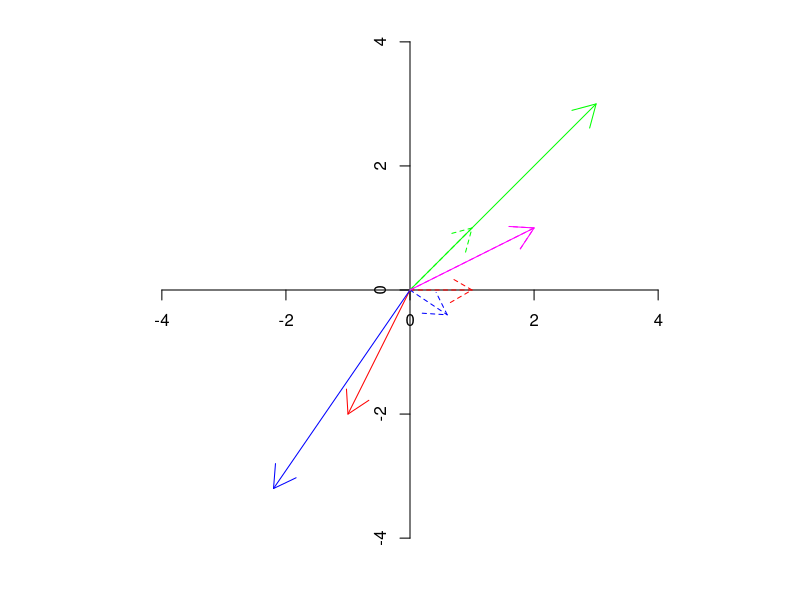
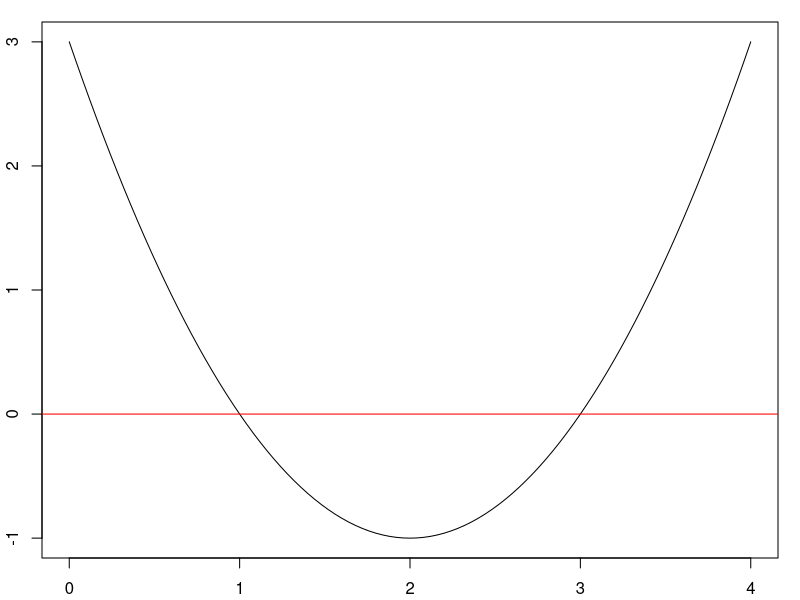
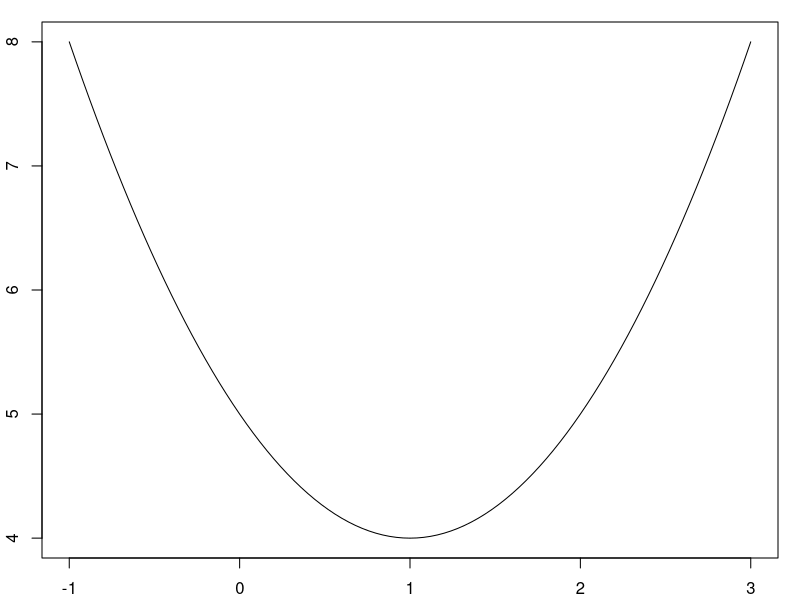
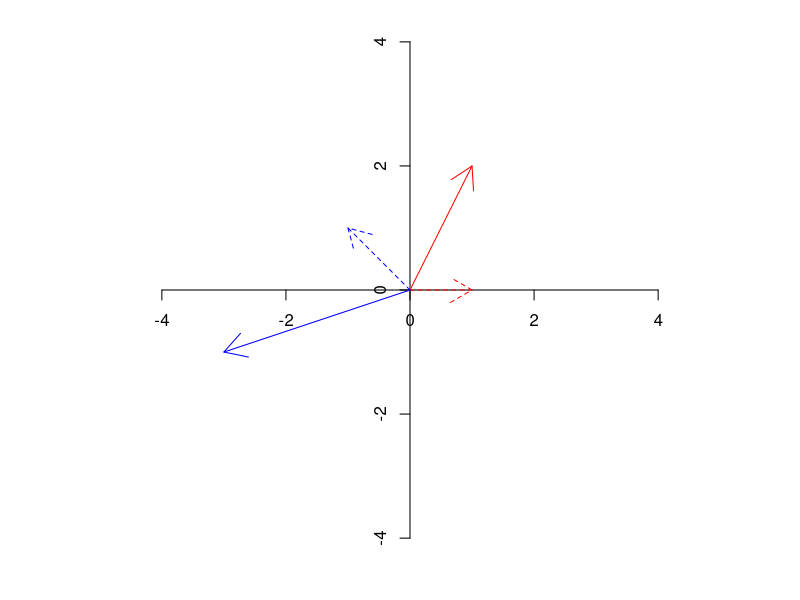
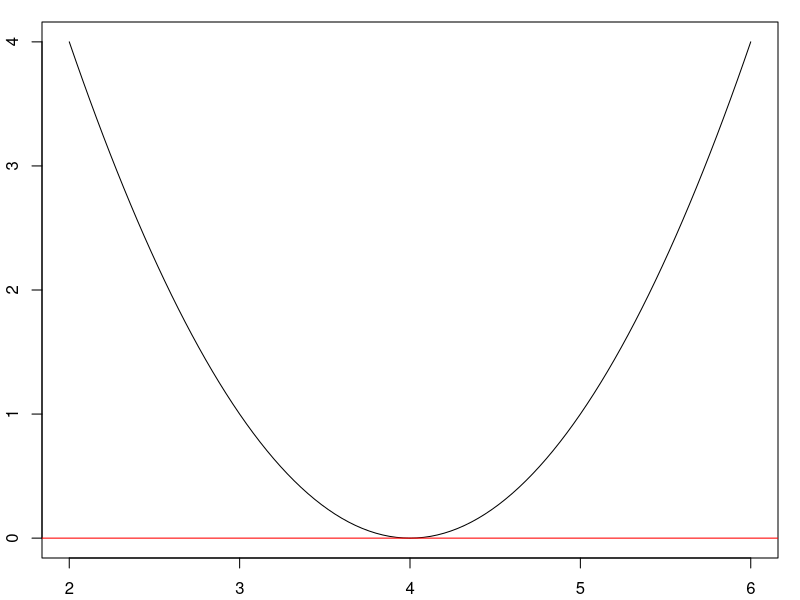
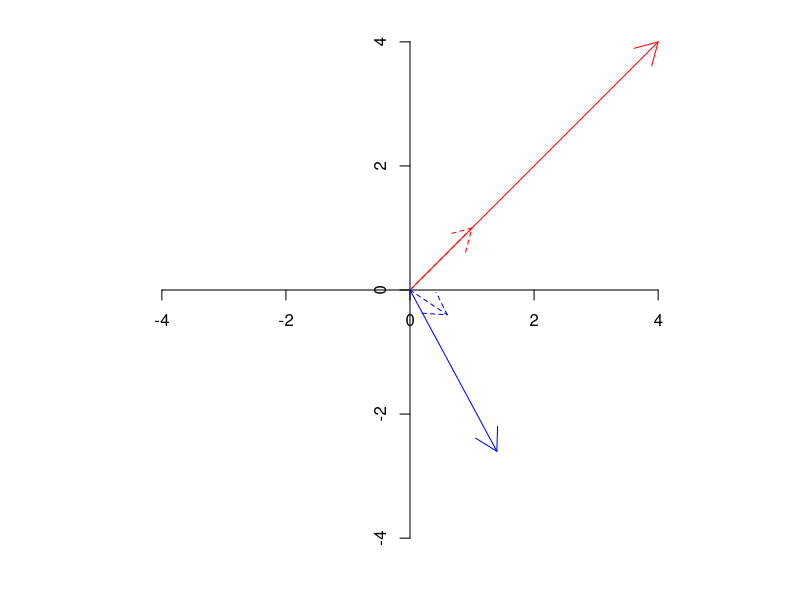

Reproduce these figures in R, in order.
#Math 23 Script 1.4A-EigenvaluesCharacteristic.R
#Module 1, Week 4, subtopics 1.1 and 1.2

#Last modified September 17, 2014 by Paul Bamberg

par(mar=c(2,2,1,1)+0.1)

plot(NULL,xlim=c(-4,4),ylim=c(-4,4), xlab="", ylab="",axes = FALSE, asp = 1)
axis(1,pos=0); axis(2,pos=0)

#Topic 1 - Eigenvectors for a 2x2 matrix
#Here is the matrix from the Executive Summary
A <-matrix(c(-1,-2,4,5),2); A
#Let's see what it does to various vectors
#The direction of a standard basis vector gets changed
v1 <- c(1,0); w1 <- A%*%v1
arrows(0,0,v1[1],v1[2], col="red", lty = 2);arrows(0,0,w1[1],w1[2], col="red")

#The director of almost any other vector also gets changed
v2 <- c(0.6,-0.4); w2 <- A%*%v2
arrows(0,0,v2[1],v2[2], col="blue", lty = 2);arrows(0,0,w2[1],w2[2], col="blue")

#But here is an exception
v3 <- c(1,1); w3 <- A%*%v3
arrows(0,0,v3[1],v3[2], col="green", lty = 2);arrows(0,0,w3[1],w3[2], col="green")
#The vector v3 got multiplied by 3
#It is an eigenvector with eigenvalue 3

#Here is a second exception
v4 <- c(2,1); w4 <- A%*%v4
arrows(0,0,v4[1],v4[2], col="magenta", lty = 2)
arrows(0,0,w4[1],w4[2], col="magenta")
#The vector v4 got multiplied by 1
#It is an eigenvector with eigenvalue 1

#These two eigenvectors for a basis for R^2.
#They let us figure out what happens to any other vector. Example:
v5 <- v3 - v4
3*v3 - v4   #use the eigenvalues
A%*%v5      #use the matrix -- same answer

#Suppose we subtract off 3 times the identity from A
A%*%v3; I <- diag(c(1,1));  3*I*v3    #same results
(A - 3*I)%*%v3
#Since A-3I maps a nonzero vector into the zero vector
#it cannot be invertible
det(A - 3*I)    #and its determinant is zero

#Alternatively, subtract off 1 times the identity from A
(A - I)%*%v4     #same results on v4
#Since A- I maps a nonzero vector into the zero vector
#it cannot be invertible
det(A - I)    #and its determinant is zero
#Since any vector in R^2 is a linear combination of v3 and v4
#the product (A-3I)(A-I) = 0.
(A - 3*I)%*% (A-I)    #yes, it's the zero matrix'

#This is the characteristic equation approach to finding eigenvalues
#The characteristic polynomial is the determinant of A-tI
A
chi <- function(t) (-1-t)*(5-t)+8
curve(chi(x),from = 0, to = 4); abline(h=0, col = "red")
#The roots 1 and 3 are the eigenvalues

#In the 2x2 case it is easy to find the eigenvectors once we know the eigenvalues.
#The matrix A-3I has a one-dimensional kernel, spanned by v3
#Any vector is a linear combination of v3 and v4.
v <- 0.7*v3 + 1.5*v4
(A-3*I)%*%v   #a multiple of v4
(A-I)%*%v   #a multiple of v3

#Topic 2 - Not every 2x2 matrix has real eigenvalues
C <- matrix(c(1,2,-2,1),2); C  #a conformal matrix

#The characteristic polynomial is
chi <- function(t) (1-t)*(1-t)+4
curve(chi(x), from = - 1, to = 3); abline(h=0, col = "red")
#It is never less than 4; it has no real roots.

#A standard basis vector gets rotated and stretched
plot(NULL,xlim=c(-4,4),ylim=c(-4,4), xlab="", ylab="",axes = FALSE, asp = 1)
axis(1,pos=0); axis(2,pos=0)
v1 <- c(1,0); w1 <- C%*%v1
arrows(0,0,v1[1],v1[2], col="red", lty = 2);arrows(0,0,w1[1],w1[2], col="red")

#So does any other vector
v2 <- c(-1,1); w2 <- C%*%v2
arrows(0,0,v2[1],v2[2], col="blue", lty = 2);arrows(0,0,w2[1],w2[2], col="blue")
#Every vector is rotated through the same angle


#In this case the complex number that C represents is an eigenvalue
z <- complex(real = 1, imaginary = 2); z
I <- diag(c(1,1)); B = C - z*I; B  #a matrix with complex entries!
#We have to calculate the determinant by hand
B[1,1]*B[2,2]-B[1,2]*B[2,1]   #yes, it is zero


#Here is another troubling case.
A <- matrix(c(3,-1,1,5),2); A

#The characteristic polynomial is
chi <- function(t) (3-t)*(5-t)+1
curve(chi(x), from = 2, to = 6); abline(h=0, col = "red")
#The only root of the characteristic polynomial (t-4)^2 is 4.
#In this case there is an eigenvector with eigenvalue 4.
plot(NULL,xlim=c(-4,4),ylim=c(-4,4), xlab="", ylab="",axes = FALSE, asp = 1)
axis(1,pos=0); axis(2,pos=0)
v1 <- c(1,1); w1 <- A%*%v1
arrows(0,0,v1[1],v1[2], col="red", lty = 2);arrows(0,0,w1[1],w1[2], col="red")

#The director of every vector gets changed
v2 <- c(0.6,-0.4); w2 <- A%*%v2
arrows(0,0,v2[1],v2[2], col="blue", lty = 2);arrows(0,0,w2[1],w2[2], col="blue")
#You cannot find a second eigenvalue or a second independent eigenvector!
